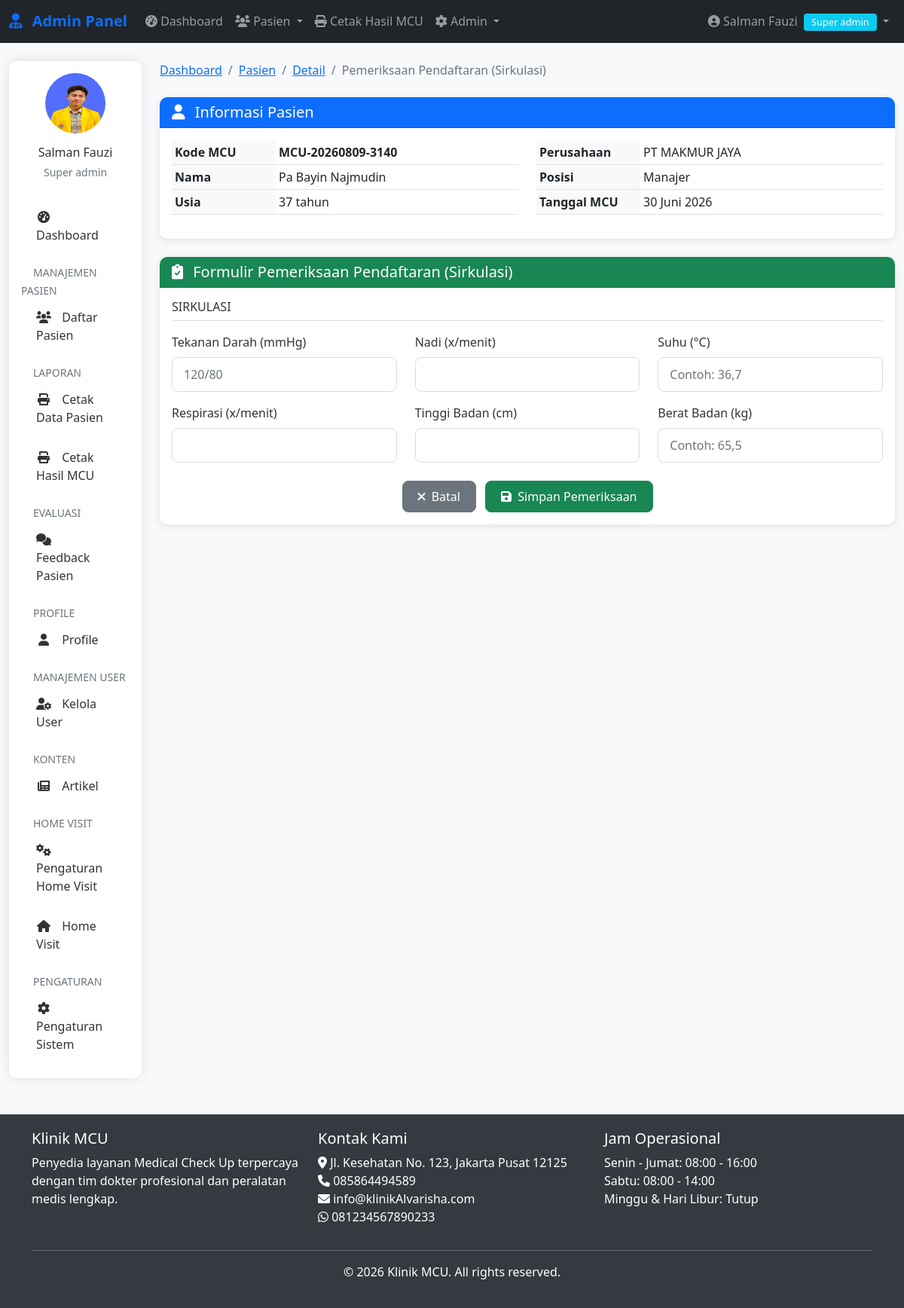
/admin/pasien/pemeriksaan.php?role=pendaftaran&id=55 (signed in), run on the app's committed database.
### tables this page shows
CREATE TABLE `pasien` (
  `id` int(11) NOT NULL,
  `kode_mcu` varchar(20) DEFAULT NULL,
  `nama` varchar(100) NOT NULL,
  `jenis_kelamin` enum('L','P') DEFAULT NULL,
  `tempat_lahir` varchar(50) DEFAULT NULL,
  `tanggal_lahir` date DEFAULT NULL,
  `usia` int(11) DEFAULT NULL,
  `alamat` text DEFAULT NULL,
  `pendidikan` varchar(50) DEFAULT NULL,
  `agama` varchar(20) DEFAULT NULL,
  `golongan_darah` varchar(3) DEFAULT NULL,
  `no_telp` varchar(20) DEFAULT NULL,
  `email` varchar(100) DEFAULT NULL,
  `perusahaan` varchar(100) DEFAULT NULL,
  `posisi_pekerjaan` varchar(100) DEFAULT NULL,
  `tanggal_mcu` date DEFAULT NULL,
  `status_pendaftaran` enum('menunggu','proses','selesai') DEFAULT 'menunggu',
  `created_at` timestamp NOT NULL DEFAULT current_timestamp(),
  `deleted_at` datetime DEFAULT NULL
);

CREATE TABLE `pengaturan` (
  `id` int(11) NOT NULL,
  `nama_klinik` varchar(100) DEFAULT NULL,
  `alamat` text DEFAULT NULL,
  `telepon` varchar(20) DEFAULT NULL,
  `email` varchar(100) DEFAULT NULL,
  `whatsapp` varchar(20) DEFAULT NULL,
  `logo` varchar(255) DEFAULT NULL,
  `tentang` text DEFAULT NULL,
  `created_at` timestamp NOT NULL DEFAULT current_timestamp(),
  `hero_image` varchar(255) DEFAULT NULL
);

### includes/functions.php (called while the page is built, shortened)
<?php
require_once __DIR__ . '/../config/database.php';
function formatDateIndo($date, $with_time = false)
{
    $months = array(
        1 => 'Januari',
        'Februari',
        'Maret',
        'April',
        'Mei',
        'Juni',
        'Juli',
        'Agustus',
        'September',
        'Oktober',
        'November',
        'Desember'
    );
    $timestamp = strtotime($date);
    $day = date('d', $timestamp);
    $month = $months[date('n', $timestamp)];
    $year = date('Y', $timestamp);
    $formatted = $day . ' ' . $month . ' ' . $year;
    return $formatted;
}
function getSetting($key)
{
    global $conn;
    $query = "SELECT $key FROM pengaturan LIMIT 1";
    $result = mysqli_query($conn, $query);
    $row = mysqli_fetch_assoc($result);
    return $row[$key] ?? '';
}

### admin/pasien/pemeriksaan.php (the view, shortened to what this page needs)
<?php
require_once __DIR__ . '/../../includes/auth.php';
require_once __DIR__ . '/../../includes/functions.php';
$role = isset($_GET['role']) ? $_GET['role'] : '';
$id = isset($_GET['id']) ? (int)$_GET['id'] : 0;
$query = "SELECT * FROM pasien WHERE id = $id";
$result = mysqli_query($conn, $query);
$patient = mysqli_fetch_assoc($result);
$role_titles = [
    'pendaftaran' => 'Pendaftaran (Sirkulasi)',
    'dokter_mata' => 'Dokter Mata',
    'dokter_umum' => 'Dokter Umum'
];
$role_title = $role_titles[$role];
?>
<?php include '../../includes/admin-header.php'; ?>
<?php include '../includes/admin-nav.php'; ?>
<div class="container-fluid mt-4">
    <div class="row">
        <div class="col-lg-2">
            <?php include '../includes/admin-sidebar.php'; ?>
        </div>
        <div class="col-lg-10">
            <nav aria-label="breadcrumb" class="mb-4">
                <ol class="breadcrumb">
                    <li class="breadcrumb-item"><a href="../dashboard.php">Dashboard</a></li>
                    <li class="breadcrumb-item"><a href="../dashboard.php?page=patients">Pasien</a></li>
                    <li class="breadcrumb-item"><a href="detail.php?id=<?php echo $id; ?>">Detail</a></li>
                    <li class="breadcrumb-item active">Pemeriksaan <?php echo $role_title; ?></li>
                </ol>
            </nav>
            <div class="card mb-4">
                <div class="card-header bg-primary text-white">
                    <h5 class="mb-0">
                        <i class="fas fa-user me-2"></i> Informasi Pasien
                    </h5>
                </div>
                <div class="card-body">
                    <div class="row">
                        <div class="col-md-6">
                            <table class="table table-sm">
                                <tr>
                                    <th width="30%">Kode MCU</th>
                                    <td><strong><?php echo $patient['kode_mcu']; ?></strong></td>
                                </tr>
                                <tr>
                                    <th>Nama</th>
                                    <td><?php echo htmlspecialchars($patient['nama']); ?></td>
                                </tr>
                                <tr>
                                    <th>Usia</th>
                                    <td><?php echo $patient['usia']; ?> tahun</td>
                                </tr>
                            </table>
                        </div>
                        <div class="col-md-6">
                            <table class="table table-sm">
                                <tr>
                                    <th width="30%">Perusahaan</th>
                                    <td><?php echo $patient['perusahaan'] ?: '-'; ?></td>
                                </tr>
                                <tr>
                                    <th>Posisi</th>
                                    <td><?php echo $patient['posisi_pekerjaan'] ?: '-'; ?></td>
                                </tr>
                                <tr>
                                    <th>Tanggal MCU</th>
                                    <td><?php echo formatDateIndo($patient['tanggal_mcu']); ?></td>
                                </tr>
                            </table>
                        </div>
                    </div>
                </div>
            </div>
            <div class="card">
                <div class="card-header bg-success text-white">
                    <h5 class="mb-0">
                        <i class="fas fa-clipboard-check me-2"></i> Formulir Pemeriksaan <?php echo $role_title; ?>
                    </h5>
                </div>
                <div class="card-body">
                    <form method="POST" action="" id="examinationForm">
                        <?php if ($role == 'pendaftaran'): ?>
                            <h6 class="border-bottom pb-2 mb-3">SIRKULASI</h6>
                            <div class="row mb-3">
                                <div class="col-md-4">
                                    <label class="form-label">Tekanan Darah (mmHg)</label>
                                    <input type="text" class="form-control" name="tekanan_darah"
                                        placeholder="120/80" required
                                        oninput="this.value = this.value.replace(/[^0-9/]/g, '')">
                                </div>
                                <div class="col-md-4">
                                    <label class="form-label">Nadi (x/menit)</label>
                                    <input type="number" class="form-control" name="nadi"
                                        min="40" max="200" required
                                        oninput="this.value = this.value.replace(/[^0-9]/g, '')">
                                </div>
                                <div class="col-md-4">
                                    <label class="form-label">Suhu (°C)</label>
                                    <input type="text" class="form-control" name="suhu"
                                        placeholder="Contoh: 36,7" required
                                        oninput="this.value = this.value.replace(/[^0-9.,]/g, '')">
                                </div>
                            </div>
                            <div class="row mb-3">
                                <div class="col-md-4">
                                    <label class="form-label">Respirasi (x/menit)</label>
                                    <input type="number" class="form-control" name="respirasi"
                                        min="10" max="40" required
                                        oninput="this.value = this.value.replace(/[^0-9]/g, '')">
                                </div>
                                <div class="col-md-4">
                                    <label class="form-label">Tinggi Badan (cm)</label>
                                    <input type="number" class="form-control" name="tinggi_badan"
                                        min="50" max="250" required
                                        oninput="this.value = this.value.replace(/[^0-9]/g, '')">
                                </div>
                                <div class="col-md-4">
                                    <label class="form-label">Berat Badan (kg)</label>
                                    <input type="text" class="form-control" name="berat_badan"
                                        placeholder="Contoh: 65,5" required
                                        oninput="this.value = this.value.replace(/[^0-9.,]/g, '')">
                                </div>
                            </div>
                        <?php endif; ?>
                        <div class="row mt-4">
                            <div class="col-md-12 text-center">
                                <a href="../dashboard.php?page=patients" class="btn btn-secondary me-2">
                                    <i class="fas fa-times me-1"></i> Batal
                                </a>
                                <button type="submit" class="btn btn-success">
                                    <i class="fas fa-save me-1"></i> Simpan Pemeriksaan
                                </button>
                            </div>
                        </div>
                    </form>
                </div>
            </div>
        </div>
    </div>
</div>
<?php include '../../includes/admin-footer.php'; ?>

### includes/admin-footer.php (shortened to what this page needs)
</div>
</div>
<footer class="mt-5">
    <div class="container">
        <div class="row">
            <div class="col-md-4">
                <h5>Klinik MCU</h5>
                <p>Penyedia layanan Medical Check Up terpercaya dengan tim dokter profesional dan peralatan medis lengkap.</p>
            </div>
            <div class="col-md-4">
                <h5>Kontak Kami</h5>
                <ul class="list-unstyled">
                    <li><i class="fas fa-map-marker-alt"></i> <?php echo getSetting('alamat'); ?></li>
                    <li><i class="fas fa-phone"></i> <?php echo getSetting('telepon'); ?></li>
                    <li><i class="fas fa-envelope"></i> <?php echo getSetting('email'); ?></li>
                    <li><i class="fab fa-whatsapp"></i> <?php echo getSetting('whatsapp'); ?></li>
                </ul>
            </div>
            <div class="col-md-4">
                <h5>Jam Operasional</h5>
                <ul class="list-unstyled">
                    <li>Senin - Jumat: 08:00 - 16:00</li>
                    <li>Sabtu: 08:00 - 14:00</li>
                    <li>Minggu & Hari Libur: Tutup</li>
                </ul>
            </div>
        </div>
        <hr class="bg-light">
        <div class="text-center">
            <p>&copy; <?php echo date('Y'); ?> Klinik MCU. All rights reserved.</p>
        </div>
    </div>
</footer>
</body>
</html>

### assets/css/style.css (style rules this page uses)
:root { --primary-color: #0d6efd; --secondary-color: #6c757d; --success-color: #198754; --danger-color: #dc3545; --warning-color: #ffc107; --info-color: #0dcaf0; --light-color: #f8f9fa; --dark-color: #212529; }
body { font-family: 'Segoe UI', Tahoma, Geneva, Verdana, sans-serif; color: #333; background-color: #f8f9fa; }
.card { border-radius: 10px; box-shadow: 0 2px 10px rgba(0,0,0,0.1); border: none; margin-bottom: 20px; }
.card-header { border-radius: 10px 10px 0 0 !important; font-weight: 600; }
.btn { border-radius: 8px; font-weight: 500; padding: 8px 20px; }
.btn-success { background-color: var(--success-color); border-color: var(--success-color); }
.table th { font-weight: 600; background-color: #f8f9fa; border-top: none; }
.table td { vertical-align: middle; }
.form-control, .form-select { border-radius: 8px; border: 1px solid #ddd; padding: 10px 15px; }

### includes/admin-header.php (style rules this page uses)
:root { --primary-color: #0d6efd; --secondary-color: #6c757d; --success-color: #198754; --danger-color: #dc3545; --warning-color: #ffc107; --info-color: #0dcaf0; }
body { font-family: 'Segoe UI', Tahoma, Geneva, Verdana, sans-serif; background-color: #f8f9fa; min-height: 100vh; display: flex; flex-direction: column; }
.card { border-radius: 10px; box-shadow: 0 2px 10px rgba(0, 0, 0, 0.1); margin-bottom: 20px; }
.card-header { border-radius: 10px 10px 0 0 !important; font-weight: 600; }
.table th { font-weight: 600; background-color: #f8f9fa; }
footer { background-color: #343a40; color: white; padding: 20px 0; }
.form-control, .form-select { border-radius: 8px; border: 1px solid #ddd; }

### data on the page
pasien: kode_mcu "MCU-20260809-3140", nama "Pa Bayin Najmudin", usia "37", perusahaan "PT MAKMUR JAYA", posisi_pekerjaan "Manajer", tanggal_mcu "30 Juni 2026"
pengaturan: alamat "Jl. Kesehatan No. 123, Jakarta Pusat 12125", telepon "085864494589", email "info@klinikAlvarisha.com", whatsapp "081234567890233"

### other printed values
$_SESSION['nama_lengkap'] "Salman Fauzi"
str_replace('_', ' ', $_SESSION['role']) "Super admin"
$role_title "Pendaftaran (Sirkulasi)"
